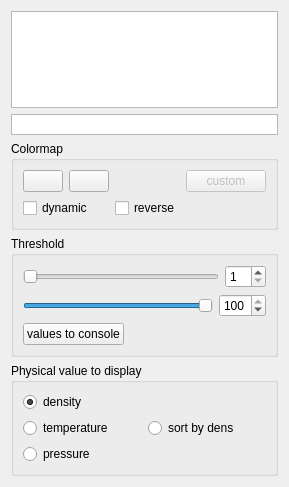
        <widget class="QWidget" name="tab_physical_value">
         <attribute name="title">
          <string>Density</string>
         </attribute>
         <layout class="QGridLayout" name="gridLayout_9">
          <item row="0" column="0">
           <widget class="QGraphicsView" name="dens_histo_view">
            <property name="sizePolicy">
             <sizepolicy hsizetype="Expanding" vsizetype="Expanding">
              <horstretch>0</horstretch>
              <verstretch>0</verstretch>
             </sizepolicy>
            </property>
            <property name="minimumSize">
             <size>
              <width>0</width>
              <height>97</height>
             </size>
            </property>
            <property name="maximumSize">
             <size>
              <width>16777215</width>
              <height>97</height>
             </size>
            </property>
            <property name="toolTip">
             <string>x = log(physical value)
y = log(#bodies)

Physical value can be:
- DENSITY
- TEMPERATURE
- PRESSURE</string>
            </property>
            <property name="verticalScrollBarPolicy">
             <enum>Qt::ScrollBarAlwaysOff</enum>
            </property>
            <property name="horizontalScrollBarPolicy">
             <enum>Qt::ScrollBarAlwaysOff</enum>
            </property>
            <property name="transformationAnchor">
             <enum>QGraphicsView::NoAnchor</enum>
            </property>
            <property name="resizeAnchor">
             <enum>QGraphicsView::NoAnchor</enum>
            </property>
            <property name="viewportUpdateMode">
             <enum>QGraphicsView::FullViewportUpdate</enum>
            </property>
           </widget>
          </item>
          <item row="1" column="0">
           <widget class="QGraphicsView" name="dens_bar_view">
            <property name="minimumSize">
             <size>
              <width>0</width>
              <height>21</height>
             </size>
            </property>
            <property name="maximumSize">
             <size>
              <width>16777215</width>
              <height>21</height>
             </size>
            </property>
            <property name="toolTip">
             <string>Current colormap</string>
            </property>
            <property name="verticalScrollBarPolicy">
             <enum>Qt::ScrollBarAlwaysOff</enum>
            </property>
            <property name="horizontalScrollBarPolicy">
             <enum>Qt::ScrollBarAlwaysOff</enum>
            </property>
            <property name="transformationAnchor">
             <enum>QGraphicsView::NoAnchor</enum>
            </property>
           </widget>
          </item>
          <item row="2" column="0">
           <widget class="QGroupBox" name="groupBox_7">
            <property name="sizePolicy">
             <sizepolicy hsizetype="Preferred" vsizetype="Fixed">
              <horstretch>0</horstretch>
              <verstretch>0</verstretch>
             </sizepolicy>
            </property>
            <property name="title">
             <string>Colormap</string>
            </property>
            <layout class="QGridLayout" name="gridLayout_5">
             <item row="0" column="0">
              <layout class="QHBoxLayout" name="horizontalLayout_2">
               <item>
                <widget class="QPushButton" name="prev_cmap">
                 <property name="sizePolicy">
                  <sizepolicy hsizetype="Fixed" vsizetype="Fixed">
                   <horstretch>0</horstretch>
                   <verstretch>0</verstretch>
                  </sizepolicy>
                 </property>
                 <property name="minimumSize">
                  <size>
                   <width>20</width>
                   <height>20</height>
                  </size>
                 </property>
                 <property name="toolTip">
                  <string>Previous colormap</string>
                 </property>
                 <property name="text">
                  <string/>
                 </property>
                 <property name="icon">
                  <iconset resource="glnemo.qrc">
                   <normaloff>:/res/images/previous.png</normaloff>:/res/images/previous.png</iconset>
                 </property>
                </widget>
               </item>
               <item>
                <widget class="QPushButton" name="next_cmap">
                 <property name="sizePolicy">
                  <sizepolicy hsizetype="Fixed" vsizetype="Fixed">
                   <horstretch>0</horstretch>
                   <verstretch>0</verstretch>
                  </sizepolicy>
                 </property>
                 <property name="minimumSize">
                  <size>
                   <width>20</width>
                   <height>20</height>
                  </size>
                 </property>
                 <property name="toolTip">
                  <string>Next colormap</string>
                 </property>
                 <property name="text">
                  <string/>
                 </property>
                 <property name="icon">
                  <iconset resource="glnemo.qrc">
                   <normaloff>:/res/images/next.png</normaloff>:/res/images/next.png</iconset>
                 </property>
                </widget>
               </item>
              </layout>
             </item>
             <item row="0" column="1">
              <spacer name="horizontalSpacer">
               <property name="orientation">
                <enum>Qt::Horizontal</enum>
               </property>
               <property name="sizeType">
                <enum>QSizePolicy::MinimumExpanding</enum>
               </property>
               <property name="sizeHint" stdset="0">
                <size>
                 <width>58</width>
                 <height>20</height>
                </size>
               </property>
              </spacer>
             </item>
             <item row="0" column="2">
              <widget class="QPushButton" name="custom_cmap">
               <property name="enabled">
                <bool>false</bool>
               </property>
               <property name="toolTip">
                <string>Custom colormap</string>
               </property>
               <property name="text">
                <string>custom</string>
               </property>
              </widget>
             </item>
             <item row="1" column="0">
              <widget class="QCheckBox" name="dynamic_cmap">
               <property name="toolTip">
                <string>toggle constant/dynamic colormap</string>
               </property>
               <property name="text">
                <string>dynamic</string>
               </property>
              </widget>
             </item>
             <item row="1" column="1">
              <widget class="QCheckBox" name="reverse_cmap">
               <property name="toolTip">
                <string>Toggle reverse/normal colormap</string>
               </property>
               <property name="text">
                <string>reverse</string>
               </property>
              </widget>
             </item>
            </layout>
           </widget>
          </item>
          <item row="3" column="0">
           <widget class="QGroupBox" name="phys_threshold">
            <property name="sizePolicy">
             <sizepolicy hsizetype="Preferred" vsizetype="Fixed">
              <horstretch>0</horstretch>
              <verstretch>0</verstretch>
             </sizepolicy>
            </property>
            <property name="title">
             <string>Threshold</string>
            </property>
            <layout class="QGridLayout" name="gridLayout_4">
             <item row="0" column="0" colspan="2">
              <layout class="QHBoxLayout" name="horizontalLayout">
               <item>
                <widget class="QSlider" name="dens_slide_min">
                 <property name="sizePolicy">
                  <sizepolicy hsizetype="Expanding" vsizetype="Fixed">
                   <horstretch>0</horstretch>
                   <verstretch>0</verstretch>
                  </sizepolicy>
                 </property>
                 <property name="toolTip">
                  <string>min density</string>
                 </property>
                 <property name="maximum">
                  <number>100</number>
                 </property>
                 <property name="orientation">
                  <enum>Qt::Horizontal</enum>
                 </property>
                </widget>
               </item>
               <item>
                <widget class="QSpinBox" name="dens_spin_min">
                 <property name="sizePolicy">
                  <sizepolicy hsizetype="Fixed" vsizetype="Fixed">
                   <horstretch>0</horstretch>
                   <verstretch>0</verstretch>
                  </sizepolicy>
                 </property>
                 <property name="minimum">
                  <number>1</number>
                 </property>
                 <property name="maximum">
                  <number>99</number>
                 </property>
                 <property name="value">
                  <number>1</number>
                 </property>
                </widget>
               </item>
              </layout>
             </item>
             <item row="1" column="0" colspan="2">
              <layout class="QHBoxLayout" name="horizontalLayout_3">
               <item>
                <widget class="QSlider" name="dens_slide_max">
                 <property name="sizePolicy">
                  <sizepolicy hsizetype="Expanding" vsizetype="Fixed">
                   <horstretch>0</horstretch>
                   <verstretch>0</verstretch>
                  </sizepolicy>
                 </property>
                 <property name="toolTip">
                  <string>max density</string>
                 </property>
                 <property name="maximum">
                  <number>100</number>
                 </property>
                 <property name="value">
                  <number>100</number>
                 </property>
                 <property name="orientation">
                  <enum>Qt::Horizontal</enum>
                 </property>
                </widget>
               </item>
               <item>
                <widget class="QSpinBox" name="dens_spin_max">
                 <property name="sizePolicy">
                  <sizepolicy hsizetype="Fixed" vsizetype="Fixed">
                   <horstretch>0</horstretch>
                   <verstretch>0</verstretch>
                  </sizepolicy>
                 </property>
                 <property name="minimum">
                  <number>1</number>
                 </property>
                 <property name="maximum">
                  <number>100</number>
                 </property>
                 <property name="value">
                  <number>100</number>
                 </property>
                </widget>
               </item>
              </layout>
             </item>
             <item row="2" column="0">
              <widget class="QPushButton" name="phys_console_button">
               <property name="enabled">
                <bool>true</bool>
               </property>
               <property name="sizePolicy">
                <sizepolicy hsizetype="Fixed" vsizetype="Fixed">
                 <horstretch>0</horstretch>
                 <verstretch>0</verstretch>
                </sizepolicy>
               </property>
               <property name="toolTip">
                <string>Display minphys and maxphys to console</string>
               </property>
               <property name="text">
                <string>values to console</string>
               </property>
              </widget>
             </item>
             <item row="2" column="1">
              <spacer name="horizontalSpacer_2">
               <property name="orientation">
                <enum>Qt::Horizontal</enum>
               </property>
               <property name="sizeHint" stdset="0">
                <size>
                 <width>130</width>
                 <height>20</height>
                </size>
               </property>
              </spacer>
             </item>
            </layout>
           </widget>
          </item>
          <item row="4" column="0">
           <widget class="QGroupBox" name="groupBox_6">
            <property name="sizePolicy">
             <sizepolicy hsizetype="Preferred" vsizetype="Fixed">
              <horstretch>0</horstretch>
              <verstretch>0</verstretch>
             </sizepolicy>
            </property>
            <property name="title">
             <string>Physical value to display</string>
            </property>
            <layout class="QGridLayout" name="gridLayout_2">
             <item row="0" column="0">
              <widget class="QRadioButton" name="dens_phys_radio">
               <property name="text">
                <string>density</string>
               </property>
               <property name="checked">
                <bool>true</bool>
               </property>
              </widget>
             </item>
             <item row="1" column="0">
              <layout class="QHBoxLayout" name="horizontalLayout_4">
               <item>
                <widget class="QRadioButton" name="temp_phys_radio">
                 <property name="text">
                  <string>temperature</string>
                 </property>
                 <property name="checked">
                  <bool>false</bool>
                 </property>
                </widget>
               </item>
               <item>
                <widget class="QRadioButton" name="tempdens_phys_radio">
                 <property name="toolTip">
                  <string>Temperature sorted by density</string>
                 </property>
                 <property name="text">
                  <string>sort by dens</string>
                 </property>
                 <property name="checked">
                  <bool>false</bool>
                 </property>
                </widget>
               </item>
              </layout>
             </item>
             <item row="2" column="0">
              <widget class="QRadioButton" name="pressure_phys_radio">
               <property name="text">
                <string>pressure</string>
               </property>
              </widget>
             </item>
            </layout>
           </widget>
          </item>
         </layout>
        </widget>
